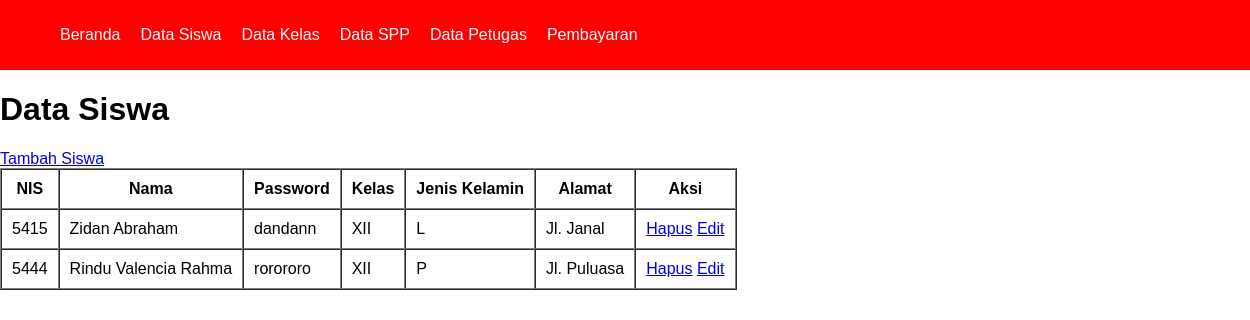
Before: /siswa/siswa.php with the older database file.
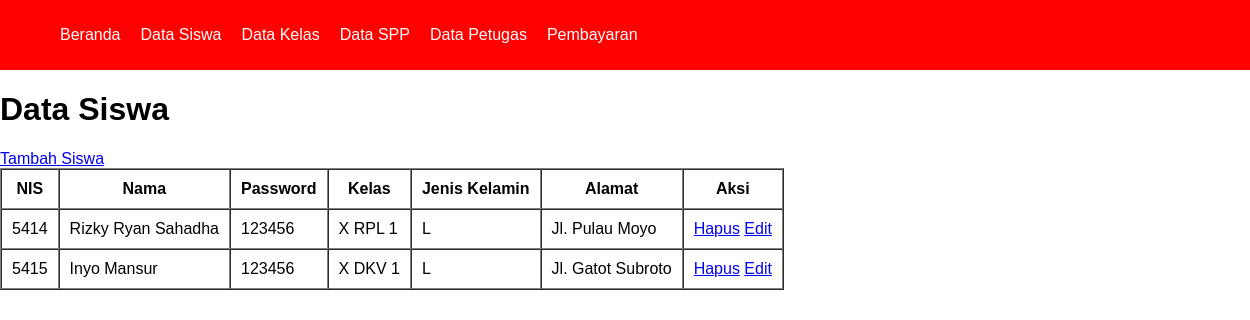
After: the same page with the newer database file.
### tables this page shows
CREATE TABLE `tb_siswa` (
  `nis` int(5) NOT NULL,
  `nama_siswa` varchar(100) NOT NULL,
  `password` varchar(10) NOT NULL,
  `id_kelas` varchar(10) NOT NULL,
  `jenis_kelamin` varchar(10) NOT NULL,
  `alamat` varchar(100) NOT NULL
);

CREATE TABLE `tb_kelas` (
  `id_kelas` varchar(10) NOT NULL,
  `kelas` varchar(10) NOT NULL,
  `jurusan` varchar(100) NOT NULL
);

### siswa/functions_siswa.php (called while the page is built, shortened)
<?php
    $conn = mysqli_connect("localhost", "root", "", "spp_db");
    function query($query){
        global $conn;
        $result = mysqli_query($conn, $query);
        $rows = [];
        while( $row = mysqli_fetch_assoc($result)) {
            $rows[] = $row;
        }
        return $rows;
    }
?>

### siswa/siswa.php (the view, shortened to what this page needs)
<?php
    require 'functions_siswa.php';
    require '../views/template/navbar.php';
    $siswa = query("SELECT * FROM tb_siswa INNER JOIN tb_kelas USING(id_kelas)");
?>
<!DOCTYPE html>
<html lang="en">
<head>
</head>
<body>
    <h1>Data Siswa</h1>
    <a href="create_siswa.php">Tambah Siswa</a>
    <table border="1" cellspacing="0" cellpadding="10">
        <tr>
            <th>NIS</th>
            <th>Nama</th>
            <th>Password</th>
            <th>Kelas</th>
            <th>Jenis Kelamin</th>
            <th>Alamat</th>
            <th>Aksi</th>
        </tr>
        <?php foreach($siswa as $row) : ?>
        <tr>
            <td><?= $row["nis"]; ?></td>
            <td><?= $row["nama_siswa"]; ?></td>
            <td><?= $row["password"] ?></td>
            <td><?= $row["kelas"]; ?></td>
            <td><?= $row["jenis_kelamin"]; ?></td>
            <td><?= $row["alamat"]; ?></td>
            <td>
                <a href="delete_siswa.php?nis=<?= $row["nis"]; ?>">Hapus</a>
                <a href="update_siswa.php?nis=<?= $row["nis"]; ?>">Edit</a>
            </td>
        </tr>
        <?php endforeach; ?>
    </table>
</body>
</html>

Changed rows visible on the page:
removed tb_siswa: nis "5444", nama_siswa "Rindu Valencia Rahma", password "rorororo", id_kelas.kelas "XII", jenis_kelamin "P", alamat "Jl. Puluasa"
added tb_siswa: nis "5414", nama_siswa "Rizky Ryan Sahadha", password "123456", id_kelas.kelas "X RPL 1", jenis_kelamin "L", alamat "Jl. Pulau Moyo"
changed tb_siswa id 5415: nama_siswa "Zidan Abraham" → "Inyo Mansur"; password "dandann" → "123456"; id_kelas.kelas "XII" → "X DKV 1"; alamat "Jl. Janal" → "Jl. Gatot Subroto"
